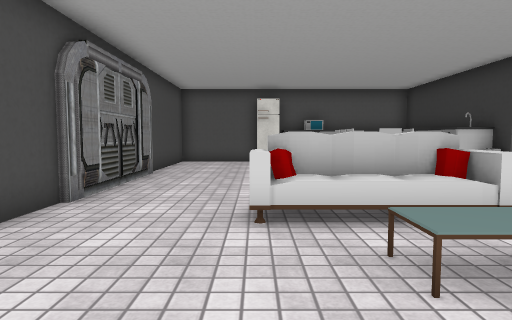
View 1 (above)

18 first-person views from a walk through a Unity game level. The camera is 1.2 m above the floor, tilts 4° down and sees 75° across. The floor is counted in squares, 1 m on a side. Each view is taken from the middle of a square. On the plan, view 1 faces up. The plan holds only what a view shows up to about 14 squares ahead; the rest is blank. The place goes on beyond the plan. Some surface patterns are stand-ins.

View 2
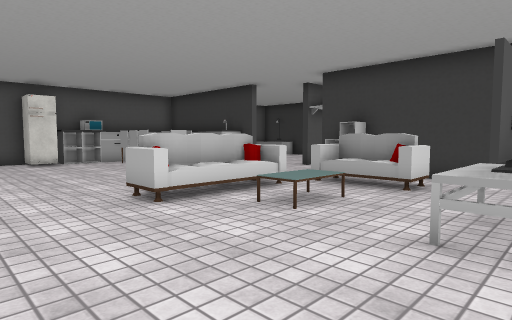

View 3
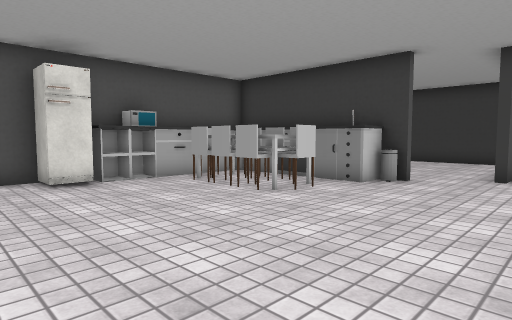

View 4
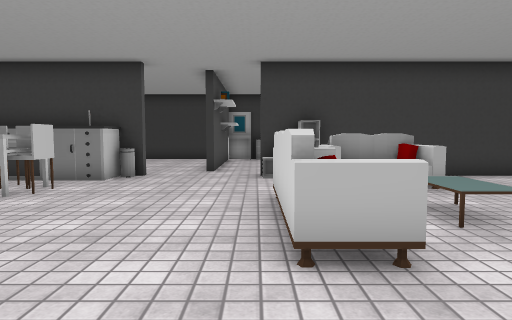

View 5
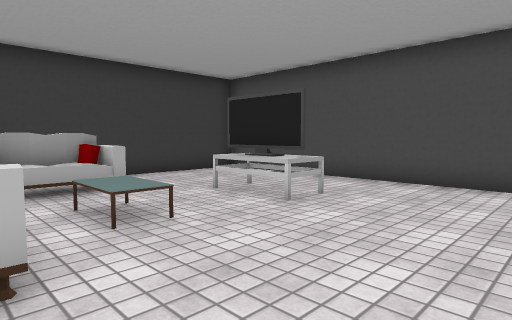

View 6
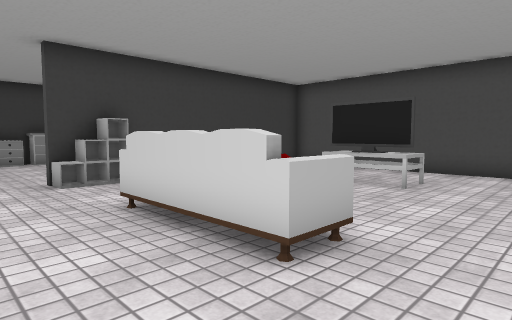

View 7
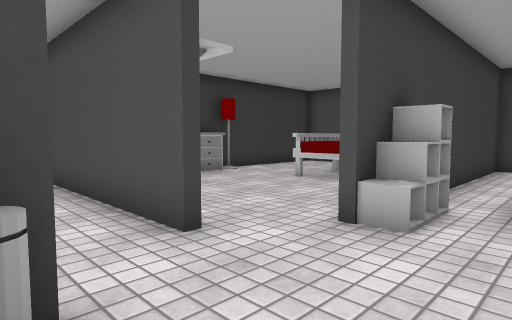

View 8
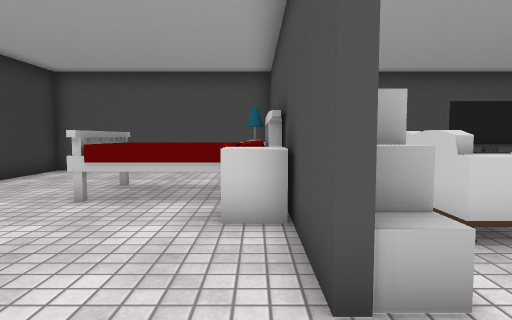

View 9
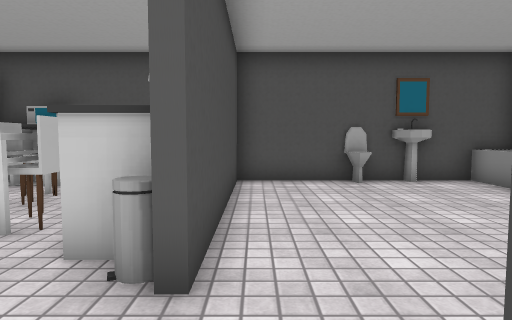

View 10
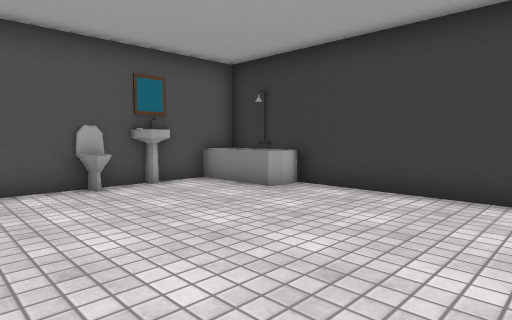

View 11
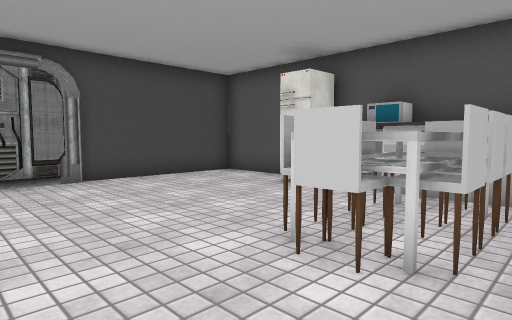

View 12
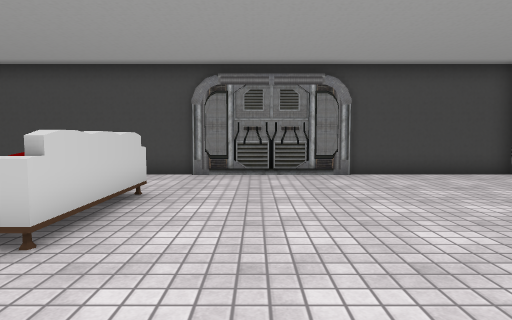

View 13
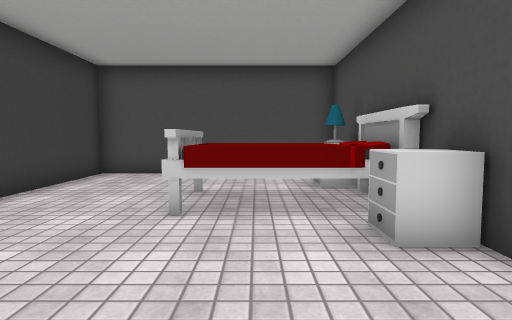

View 14
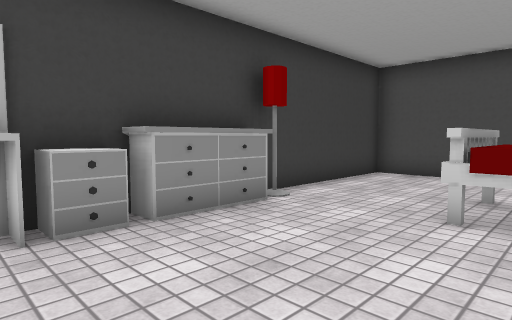

View 15
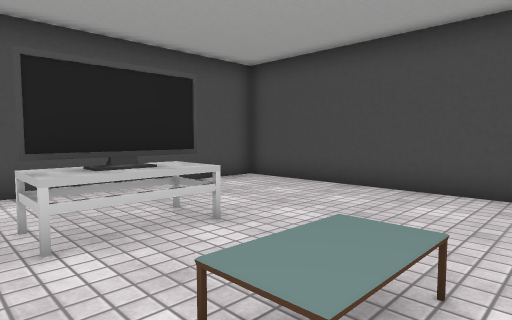

View 16
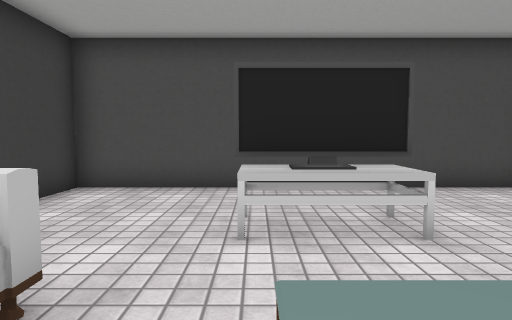

View 17
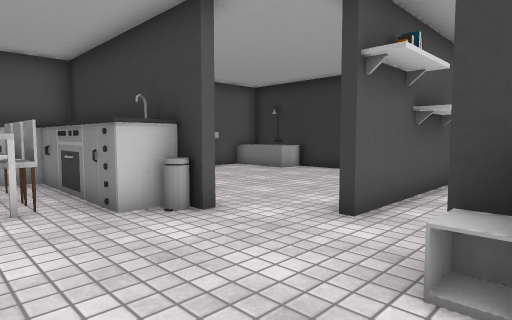

View 18
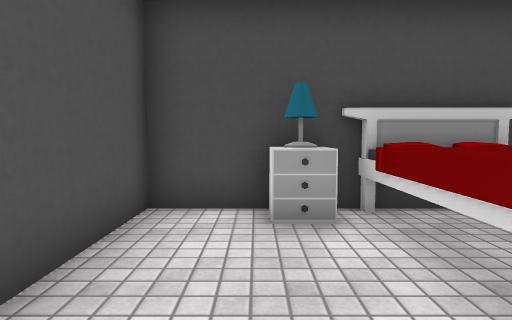

### Floor plan
Points are (right, up) in squares from view 1. A wall is a line through its corners. A room is listed if a view was taken in it or the views show most of it. See-through windows are left out.
Room 1 (views 1, 2, 3, 4, 5, 6, 7, 8, 9, 10, 11, 12, 13, 14, 15, 16, 17, 18)
walls: (7.5, 4.6) (7.5, -3.8) (15, -3.8) (15, 1.6); (8.5, 7.7) (14.5, 7.7); (13.2, 7.5) (8.5, 7.5); (15, 4.5) (15, 5.6); (-3.3, 7.5) (-3.3, 6); (15, 8.8) (15, 14.4); (-3.6, 6.1) (-3.6, -3.8) (7.2, -3.8) (7.2, 4.6); (-3.3, 9) (-3.3, 8); (7.2, 16.1) (5.4, 16.1); (-3.6, 9.8) (-3.6, 7.2); (-3.3, 11) (-3.3, 9.1); (1.6, 16.1) (-3.6, 16.1) (-3.6, 11); (10.5, 16.1) (7.5, 16.1); (15, 16.1) (12.4, 16.1)
objects: sofa (0, 5) to (3, 6); fridge (0, 15) to (1, 15); other object (1, -1); TV (1, -1) to (3, 0); other object (2, 15) to (5, 16); other object (3, -1); chair (3, 12) to (4, 12); chair (3, 13); other object (3, 16); chair (4, 11) to (5, 11); chair (4, 13); chair (4, 14); sofa (5, 2) to (6, 4); chair (5, 12); chair (5, 13); chair (5, 14); other object (6, 10) to (7, 14); sink (6, 15) to (7, 15); other object (7, 5) to (7, 6); other object (7, 10); lamp (8, -2) to (8, -1); bed (8, 0) to (11, 2); drawers (8, 3); bookshelf (11, 7); toilet (11, 15) to (11, 16); drawers (14, 3) to (15, 4); drawers (14, 5) to (15, 6); mirror (14, 7) to (15, 7); lamp (15, 2)

Where each view was taken, in squares from view 1:
view 1: 0 up, 0 right, facing up
view 2: 1 down, 3 left, facing up-right
view 3: 6 up, 2 left, facing up-right
view 4: 6 up, 3 left, facing right
view 5: 5 up, 3 left, facing down-right
view 6: 8 up, 2 left, facing down-right
view 7: 10 up, 5 right, facing down-right
view 8: 8 up, 8 right, facing down
view 9: 7 up, 8 right, facing up
view 10: 8 up, 8 right, facing up-right
view 11: 8 up, 6 right, facing up-left
view 12: 8 up, 7 right, facing left
view 13: 7 up, 10 right, facing down
view 14: 7 up, 10 right, facing down-right
view 15: 4 up, 4 right, facing down-left
view 16: 4 up, 3 right, facing down
view 17: 5 up, 4 right, facing up-right
view 18: 2 down, 13 right, facing left
